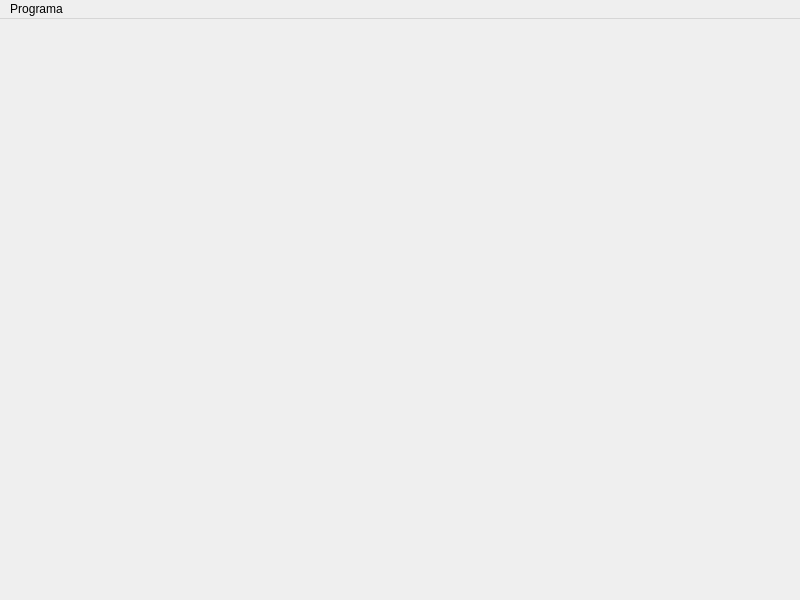
<?xml version="1.0" encoding="UTF-8"?>
<ui version="4.0">
 <class>MainWindow</class>
 <widget class="QMainWindow" name="MainWindow">
  <property name="geometry">
   <rect>
    <x>0</x>
    <y>0</y>
    <width>800</width>
    <height>600</height>
   </rect>
  </property>
  <property name="windowTitle">
   <string>MainWindow</string>
  </property>
  <widget class="QWidget" name="centralwidget"/>
  <widget class="QMenuBar" name="menubar">
   <property name="geometry">
    <rect>
     <x>0</x>
     <y>0</y>
     <width>800</width>
     <height>27</height>
    </rect>
   </property>
   <widget class="QMenu" name="menuPrograma">
    <property name="title">
     <string>Programa</string>
    </property>
    <widget class="QMenu" name="menuCadastrar_novo">
     <property name="title">
      <string>Cadastrar novo...</string>
     </property>
     <addaction name="actionUsuario"/>
     <addaction name="actionMorador"/>
    </widget>
    <addaction name="menuCadastrar_novo"/>
    <addaction name="separator"/>
    <addaction name="actionFechar"/>
   </widget>
   <addaction name="menuPrograma"/>
  </widget>
  <action name="actionUsuario">
   <property name="text">
    <string>Usuario</string>
   </property>
  </action>
  <action name="actionMorador">
   <property name="text">
    <string>Morador</string>
   </property>
  </action>
  <action name="actionFechar">
   <property name="text">
    <string>Fechar</string>
   </property>
  </action>
 </widget>
 <resources/>
 <connections>
  <connection>
   <sender>actionFechar</sender>
   <signal>activated()</signal>
   <receiver>MainWindow</receiver>
   <slot>close()</slot>
   <hints>
    <hint type="sourcelabel">
     <x>-1</x>
     <y>-1</y>
    </hint>
    <hint type="destinationlabel">
     <x>399</x>
     <y>299</y>
    </hint>
   </hints>
  </connection>
 </connections>
</ui>
